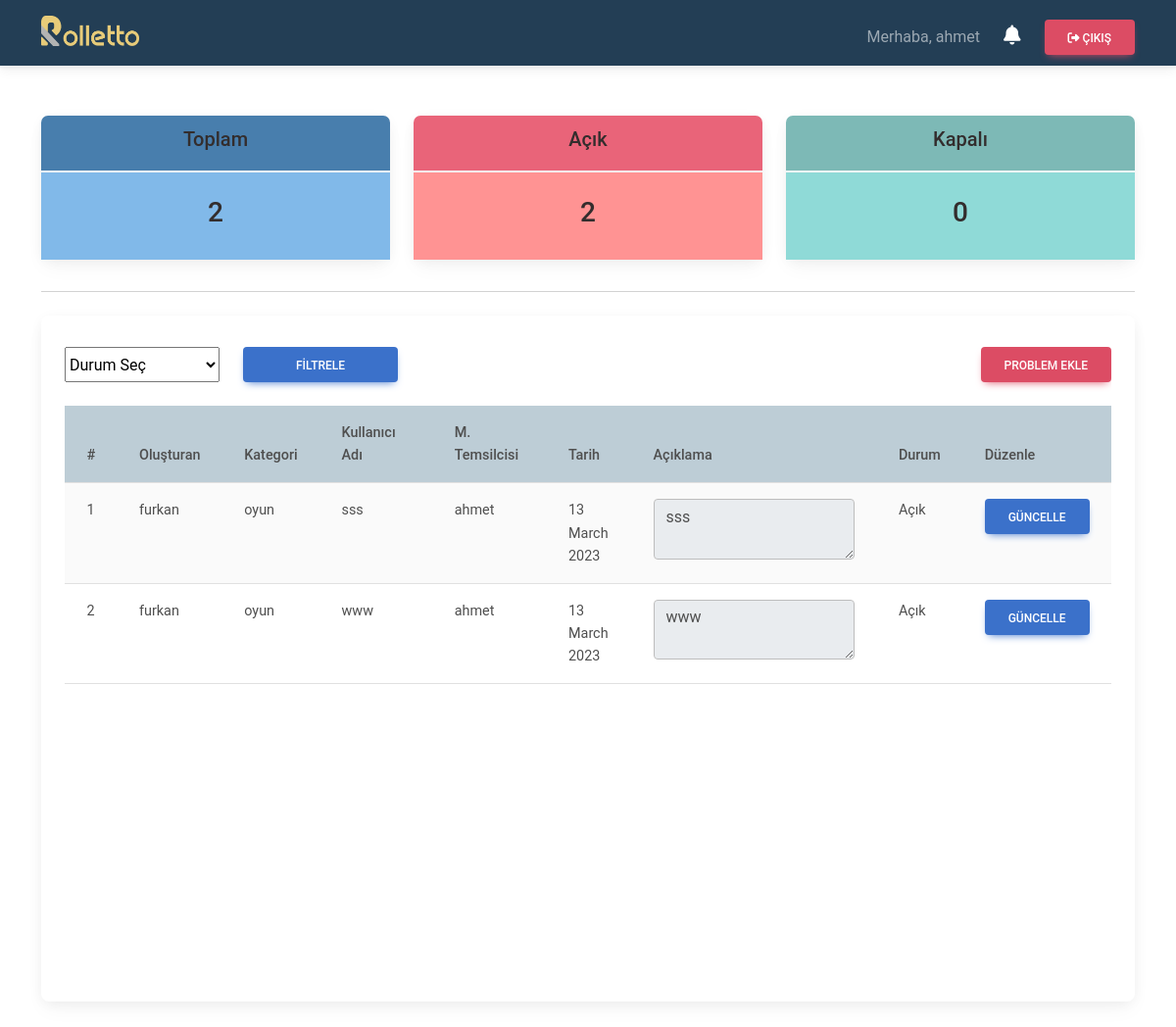
The app's page /user/ (signed in) with its own data.
### base/models.py (models this page shows, shortened)
class Problem(models.Model):
    STATUS = (
            ('Açık', 'Açık'),
            ('Kapalı', 'Kapalı')
            )
    class Meta:
        ordering = ['-date_created']
    add_by = models.CharField(max_length=20,null=True)
    customer_name = models.CharField(max_length=20,null=True)
    category = models.ForeignKey(Category, null=True, on_delete=models.SET_NULL)
    user = models.ForeignKey(User, null=True, on_delete=models.SET_NULL)
    description = models.TextField(null=True, blank=True)
    status = models.CharField(max_length=200, null=True, choices=STATUS)
    date_created = models.DateTimeField(auto_now_add=True, null=True)

class Category(models.Model):
    name = models.CharField(max_length=200, null=True)
    def __str__(self):
        return self.name

### base/views.py (the view)
# urls.py: path('user/', views.userPage, name='user'),
def userPage(request):
    user = request.user
    problems = Problem.objects.filter(user=request.user)
    unread_notification = Notification.objects.filter(user=request.user, read=False).count()
    total_problems = problems.count()
    open = problems.filter(status='Açık').count()
    close = problems.filter(status='Kapalı').count()
    problem_filter = ProblemFilter(request.GET, queryset=problems)
    problems = problem_filter.qs
    context = {'problems':problems,'user':user, 'total_problems':total_problems,'open':open,'close':close,'problem_filter':problem_filter, 'unread_notification':unread_notification}
    return render(request, 'base/user.html', context)

### base/templates/base/user.html (shortened to what this page needs)
{% extends 'base/main.html' %}
{% block content %}
    <br>
    <div class="container">
        {% include 'base/status.html' %}
        <div class="row mt-4">
            <div class="col-md-12">
                <div class="card card-body" style="height: 700px">
                    <div class="overflow-auto pt-0 border-0">
                        <form action="" method="GET" class="mb-3">
                            <div class="row">
                                <div class="col-lg-2 my-2 col-md d-grid">
                                    {{problem_filter.form.status}}
                                </div>
                                <div class="col-lg-2 my-2 col-md d-grid">
                                    <button class="btn btn-primary" type="submit" name="Submit">Filtrele</button>
                                </div>
                                <div class="my-2 col-md d-grid justify-content-end">
                                    <a class="btn btn-danger" href="{% url 'add_problem' %}">Problem Ekle</a>
                                </div>
                            </div>
                        </form>
                        <table class="table table-striped">
                            <thead class="position-sticky top-0" style="background-color:rgb(189, 205, 214);">
                                <tr>
                                    <th scope="col">#</th>
                                    <th scope="col">Oluşturan</th>
                                    <th scope="col">Kategori</th>
                                    <th scope="col">Kullanıcı Adı</th>
                                    <th scope="col">M. Temsilcisi</th>
                                    <th scope="col">Tarih</th>
                                    <th scope="col">Açıklama</th>
                                    <th scope="col">Durum</th>
                                    <th scope="col">Düzenle</th>
                                </tr>
                            </thead>
                            <tbody>
                                {% for problem in problems %}
                                    <tr>
                                        <td scope="row" style="width: 2%">{{forloop.counter}}</td>
                                        <td>{{problem.add_by}}</td>
                                        <td style="max-width: 250px;">{{problem.category}}</td>
                                        <td style="min-width: 115px;">{{problem.customer_name}}</td>
                                        <td style="min-width: 116px;">{{problem.user.username}}</td>
                                        <td>{{problem.date_created|date:"j F Y"}}</td>
                                        <td style=" min-width: 250px;"><textarea class="form-control" id="floatingTextarea"readonly>{{problem.description}}</textarea></td>
                                        <td>{{problem.status}}</td>
                                        <td><a class="btn btn-primary" href="{% url 'update_problem' problem.id %}">Güncelle</a></td>
                                    </tr>
                                {% endfor %}
                            </tbody>
                        </table>
                    </div>
                </div>
            </div>
        </div>
    </div>
    <br>
{% endblock content %}

### base/templates/base/navbar.html (shortened to what this page needs)
{% load static %}
<nav class="navbar navbar-expand-lg navbar-dark bg-body-tertiary" style="background-color: rgb(35, 62, 85);">
    <div class="container">
        <a class="navbar-brand" href="/"><img class="img-fluid pb-1" style="width: 100px; height: 35px" src={% static "images/logo.png" %} alt="logo"></a>
        <div class="collapse navbar-collapse mt-2" id="navbarNav">
            <ul class="navbar-nav me-auto p-2 mb-lg-0">
            </ul>
            <span class="navbar-text p-2">
                Merhaba, {{request.user}}
            </span>
            {% if request.user.is_staff == False %}
            <a class="link-white ps-3 me-4" href="{% url 'notification' %}" role="button" aria-expanded="false">
                <i class="fa-solid fa-bell text-white" style="font-size:20px"></i>
            </a>
            {% endif %}
            <a class="btn btn-danger" href="{% url 'logout' %}" role="button">
                <i class="fa-solid fa-right-from-bracket"></i>
                Çıkış
            </a>
        </div>
    </div>
</nav>

### records on screen
Problem: add_by "furkan", category "oyun", customer_name "sss", user.username "ahmet", date_created "13 March 2023", description "sss", status "Açık"
Problem: add_by "furkan", category "oyun", customer_name "www", user.username "ahmet", date_created "13 March 2023", description "www", status "Açık"

### other values on screen
{{ request.user }} "ahmet"
{{ total_problems }} "2"
{{ open }} "2"
{{ close }} "0"
